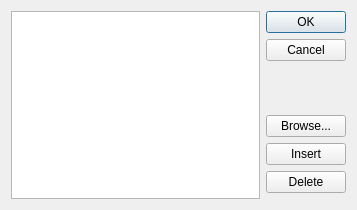
<?xml version="1.0" encoding="UTF-8"?>
<ui version="4.0">
 <class>DirsUI</class>
 <widget class="QDialog" name="DirsUI">
  <property name="geometry">
   <rect>
    <x>0</x>
    <y>0</y>
    <width>357</width>
    <height>210</height>
   </rect>
  </property>
  <property name="windowTitle">
   <string>Directories</string>
  </property>
  <layout class="QGridLayout" name="gridLayout">
   <item row="0" column="0" rowspan="5">
    <widget class="QListWidget" name="lstwDirs"/>
   </item>
   <item row="0" column="2">
    <widget class="QDialogButtonBox" name="buttonBox">
     <property name="orientation">
      <enum>Qt::Vertical</enum>
     </property>
     <property name="standardButtons">
      <set>QDialogButtonBox::Cancel|QDialogButtonBox::Ok</set>
     </property>
    </widget>
   </item>
   <item row="1" column="2">
    <widget class="QPushButton" name="btnBrowse">
     <property name="text">
      <string>Browse...</string>
     </property>
    </widget>
   </item>
   <item row="3" column="2">
    <widget class="QPushButton" name="btnDelete">
     <property name="text">
      <string>Delete</string>
     </property>
    </widget>
   </item>
   <item row="2" column="2">
    <widget class="QPushButton" name="btnInsert">
     <property name="text">
      <string>Insert</string>
     </property>
    </widget>
   </item>
  </layout>
 </widget>
 <resources/>
 <connections>
  <connection>
   <sender>buttonBox</sender>
   <signal>accepted()</signal>
   <receiver>DirsUI</receiver>
   <slot>accept()</slot>
   <hints>
    <hint type="sourcelabel">
     <x>248</x>
     <y>254</y>
    </hint>
    <hint type="destinationlabel">
     <x>157</x>
     <y>274</y>
    </hint>
   </hints>
  </connection>
  <connection>
   <sender>buttonBox</sender>
   <signal>rejected()</signal>
   <receiver>DirsUI</receiver>
   <slot>reject()</slot>
   <hints>
    <hint type="sourcelabel">
     <x>316</x>
     <y>260</y>
    </hint>
    <hint type="destinationlabel">
     <x>286</x>
     <y>274</y>
    </hint>
   </hints>
  </connection>
 </connections>
</ui>
